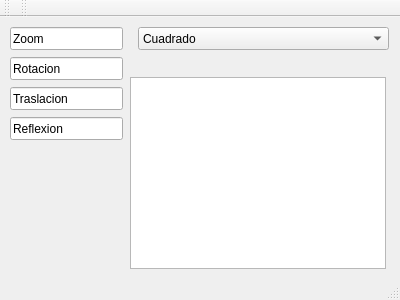
<?xml version="1.0" encoding="UTF-8"?>
<ui version="4.0">
 <class>MainWindow</class>
 <widget class="QMainWindow" name="MainWindow">
  <property name="geometry">
   <rect>
    <x>0</x>
    <y>0</y>
    <width>400</width>
    <height>300</height>
   </rect>
  </property>
  <property name="windowTitle">
   <string>MainWindow</string>
  </property>
  <widget class="QWidget" name="centralWidget">
   <widget class="QGraphicsView" name="graphicsView">
    <property name="geometry">
     <rect>
      <x>130</x>
      <y>60</y>
      <width>256</width>
      <height>192</height>
     </rect>
    </property>
   </widget>
   <widget class="QLineEdit" name="zoom">
    <property name="geometry">
     <rect>
      <x>10</x>
      <y>10</y>
      <width>113</width>
      <height>23</height>
     </rect>
    </property>
    <property name="text">
     <string>Zoom</string>
    </property>
   </widget>
   <widget class="QLineEdit" name="rota">
    <property name="geometry">
     <rect>
      <x>10</x>
      <y>40</y>
      <width>113</width>
      <height>23</height>
     </rect>
    </property>
    <property name="text">
     <string>Rotacion</string>
    </property>
   </widget>
   <widget class="QLineEdit" name="trasla">
    <property name="geometry">
     <rect>
      <x>10</x>
      <y>70</y>
      <width>113</width>
      <height>23</height>
     </rect>
    </property>
    <property name="text">
     <string>Traslacion </string>
    </property>
   </widget>
   <widget class="QLineEdit" name="reflex">
    <property name="geometry">
     <rect>
      <x>10</x>
      <y>100</y>
      <width>113</width>
      <height>23</height>
     </rect>
    </property>
    <property name="text">
     <string>Reflexion</string>
    </property>
   </widget>
   <widget class="QComboBox" name="comboBox">
    <property name="geometry">
     <rect>
      <x>138</x>
      <y>10</y>
      <width>251</width>
      <height>23</height>
     </rect>
    </property>
    <item>
     <property name="text">
      <string>Cuadrado</string>
     </property>
    </item>
    <item>
     <property name="text">
      <string>Triangulo</string>
     </property>
    </item>
    <item>
     <property name="text">
      <string>Figuras</string>
     </property>
    </item>
    <item>
     <property name="text">
      <string>Curva</string>
     </property>
    </item>
    <item>
     <property name="text">
      <string>Poligono</string>
     </property>
    </item>
    <item>
     <property name="text">
      <string>Circulo</string>
     </property>
    </item>
   </widget>
  </widget>
  <widget class="QMenuBar" name="menuBar">
   <property name="geometry">
    <rect>
     <x>0</x>
     <y>0</y>
     <width>400</width>
     <height>20</height>
    </rect>
   </property>
  </widget>
  <widget class="QToolBar" name="mainToolBar">
   <attribute name="toolBarArea">
    <enum>TopToolBarArea</enum>
   </attribute>
   <attribute name="toolBarBreak">
    <bool>false</bool>
   </attribute>
  </widget>
  <widget class="QStatusBar" name="statusBar"/>
  <widget class="QToolBar" name="toolBar">
   <property name="windowTitle">
    <string>toolBar</string>
   </property>
   <attribute name="toolBarArea">
    <enum>TopToolBarArea</enum>
   </attribute>
   <attribute name="toolBarBreak">
    <bool>false</bool>
   </attribute>
  </widget>
 </widget>
 <layoutdefault spacing="6" margin="11"/>
 <resources/>
 <connections/>
</ui>
